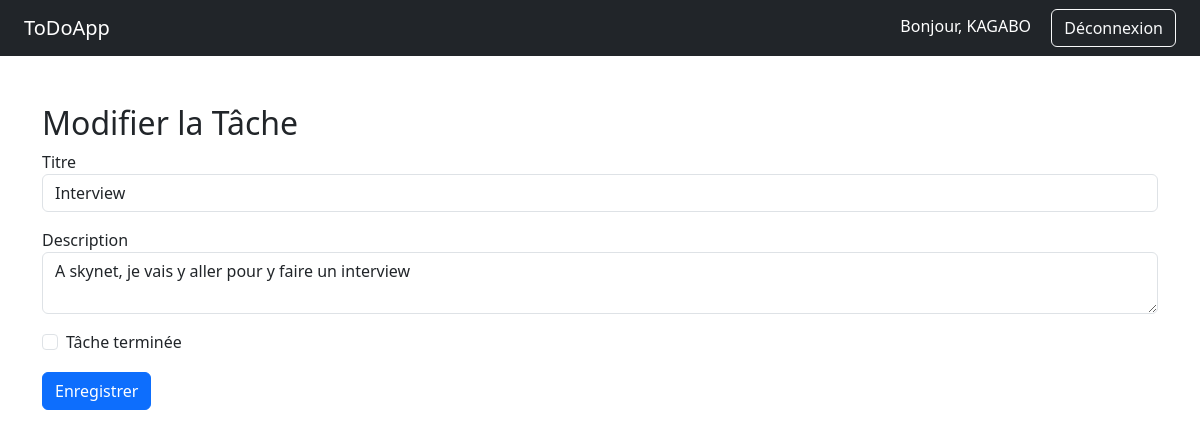
Page /modifier-tache/1/ (signed in) on the committed database.
### taches/models.py (models this page shows, shortened)
class Tache(models.Model):
    utilisateur = models.ForeignKey(User, on_delete=models.CASCADE, default=1)
    titre = models.CharField(max_length=300)
    description = models.TextField(blank=True, null=True)
    complet = models.BooleanField(default=False)
    date_creation = models.DateTimeField(auto_now_add=True)

### taches/views.py (the view)
# urls.py: path('modifier-tache/<int:tache_id>/', modifier_tache, name='modifier-tache'),
@login_required
def modifier_tache(request, tache_id):
    tache = get_object_or_404(Tache, id=tache_id, utilisateur=request.user)
    if request.method == 'POST':
        tache.titre = request.POST['titre']
        tache.description = request.POST['description']
        tache.complet = 'complet' in request.POST
        tache.save()
        return redirect('home-user')
    return render(request, 'modifier_tache.html', {'tache': tache})

### taches/templates/modifier_tache.html (shortened to what this page needs)
{% extends 'base.html' %}
{% block content %}
<h2>Modifier la Tâche</h2>
<form method="POST">
    <div class="mb-3">
        <label>Titre</label>
        <input type="text" name="titre" value="{{ tache.titre }}" class="form-control">
    </div>
    <div class="mb-3">
        <label>Description</label>
        <textarea name="description" class="form-control">{{ tache.description }}</textarea>
    </div>
    <div class="form-check">
        <input type="checkbox" name="complet" class="form-check-input" {% if tache.complet %}checked{% endif %}>
        <label class="form-check-label">Tâche terminée</label>
    </div>
    <button class="btn btn-primary mt-3">Enregistrer</button>
</form>
{% endblock %}

### templates/base.html (shortened to what this page needs)
<!DOCTYPE html>
<html lang="en">
<head>
    <link href="https://cdn.jsdelivr.net/npm/bootstrap@5.3.2/dist/css/bootstrap.min.css" rel="stylesheet">
</head>
<body>
    <nav class="navbar navbar-expand-lg navbar-dark bg-dark px-4">
        <a class="navbar-brand" href="{% url 'home' %}">ToDoApp</a>
        <div class="ms-auto">
            {% if user.is_authenticated %}
                <span class="text-white me-3">Bonjour, {{ user.username }}</span>
                <a class="btn btn-outline-light" href="{% url 'logout-user' %}">Déconnexion</a>
            {% else %}
                <a class="btn btn-outline-light me-2" href="{% url 'login-user' %}">Connexion</a>
                <a class="btn btn-light" href="{% url 'signup' %}">Inscription</a>
            {% endif %}
        </div>
    </nav>
    <div class="container mt-5">
        {% block content %}{% endblock %}
    </div>
</body>
</html>

### rows in the picture
Tache: titre "Interview", description "A skynet, je vais y aller pour y faire un interview"

### other values in the picture
{{ user.username }} "KAGABO"
